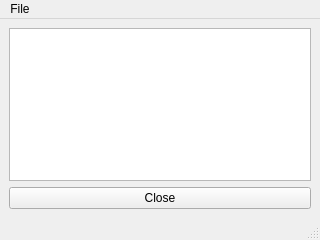
<?xml version="1.0" encoding="UTF-8"?>
<ui version="4.0">
 <class>MainWindow</class>
 <widget class="QMainWindow" name="MainWindow">
  <property name="geometry">
   <rect>
    <x>0</x>
    <y>0</y>
    <width>320</width>
    <height>240</height>
   </rect>
  </property>
  <property name="windowTitle">
   <string>MainWindow</string>
  </property>
  <widget class="QWidget" name="centralwidget">
   <layout class="QVBoxLayout" name="verticalLayout">
    <item>
     <widget class="QTextEdit" name="textEdit"/>
    </item>
    <item>
     <widget class="QPushButton" name="pushButton">
      <property name="text">
       <string>Close</string>
      </property>
     </widget>
    </item>
   </layout>
  </widget>
  <widget class="QMenuBar" name="menubar">
   <property name="geometry">
    <rect>
     <x>0</x>
     <y>0</y>
     <width>320</width>
     <height>22</height>
    </rect>
   </property>
   <widget class="QMenu" name="menufile">
    <property name="title">
     <string>File</string>
    </property>
    <addaction name="actionOpen"/>
    <addaction name="actionSave"/>
   </widget>
   <addaction name="menufile"/>
  </widget>
  <widget class="QStatusBar" name="statusbar"/>
  <action name="actionfile_select">
   <property name="text">
    <string>File select</string>
   </property>
  </action>
  <action name="actionOpen">
   <property name="icon">
    <iconset>
     <normaloff>open.png</normaloff>open.png</iconset>
   </property>
   <property name="text">
    <string>Open</string>
   </property>
  </action>
  <action name="actionSave">
   <property name="icon">
    <iconset>
     <normaloff>save.png</normaloff>save.png</iconset>
   </property>
   <property name="text">
    <string>Save</string>
   </property>
  </action>
 </widget>
 <resources/>
 <connections>
  <connection>
   <sender>pushButton</sender>
   <signal>clicked()</signal>
   <receiver>MainWindow</receiver>
   <slot>close()</slot>
   <hints>
    <hint type="sourcelabel">
     <x>159</x>
     <y>197</y>
    </hint>
    <hint type="destinationlabel">
     <x>159</x>
     <y>119</y>
    </hint>
   </hints>
  </connection>
 </connections>
</ui>
